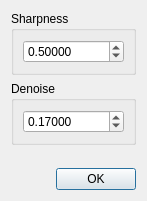
<?xml version="1.0" encoding="UTF-8"?>
<ui version="4.0">
 <class>DlsDialog</class>
 <widget class="QDialog" name="DlsDialog">
  <property name="geometry">
   <rect>
    <x>0</x>
    <y>0</y>
    <width>140</width>
    <height>201</height>
   </rect>
  </property>
  <property name="windowTitle">
   <string>DLS effect settings</string>
  </property>
  <layout class="QVBoxLayout" name="verticalLayout">
   <item>
    <widget class="QGroupBox" name="sharpness">
     <property name="toolTip">
      <string>&lt;html&gt;&lt;head/&gt;&lt;body&gt;&lt;p&gt;Sharpness specifies the amount of sharpening in the Denoised Luma Sharpening shader.&lt;/p&gt;&lt;p&gt;Increase to sharpen details within the image.&lt;/p&gt;&lt;p&gt;0.0 less sharp, less artefacts, but not off&lt;/p&gt;&lt;p&gt;1.0 maximum sharp more artefacts&lt;/p&gt;&lt;/body&gt;&lt;/html&gt;</string>
     </property>
     <property name="title">
      <string>Sharpness</string>
     </property>
     <layout class="QVBoxLayout" name="verticalLayout_2">
      <item>
       <widget class="QDoubleSpinBox" name="sharpnessValue">
        <property name="decimals">
         <number>5</number>
        </property>
        <property name="minimum">
         <double>-10000.000000000000000</double>
        </property>
        <property name="maximum">
         <double>10000.000000000000000</double>
        </property>
        <property name="singleStep">
         <double>0.010000000000000</double>
        </property>
        <property name="value">
         <double>0.500000000000000</double>
        </property>
       </widget>
      </item>
     </layout>
    </widget>
   </item>
   <item>
    <widget class="QGroupBox" name="denoise">
     <property name="toolTip">
      <string>&lt;html&gt;&lt;head/&gt;&lt;body&gt;&lt;p&gt;Denoise specifies the amount of denoising in the Denoised Luma Sharpening shader.&lt;/p&gt;&lt;p&gt;Increase to limit how intensely film grain within the image gets sharpened.&lt;/p&gt;&lt;p&gt;0.0 min&lt;/p&gt;&lt;p&gt;1.0 max&lt;/p&gt;&lt;/body&gt;&lt;/html&gt;</string>
     </property>
     <property name="title">
      <string>Denoise</string>
     </property>
     <layout class="QVBoxLayout" name="verticalLayout_3">
      <item>
       <widget class="QDoubleSpinBox" name="denoiseValue">
        <property name="decimals">
         <number>5</number>
        </property>
        <property name="minimum">
         <double>-10000.000000000000000</double>
        </property>
        <property name="maximum">
         <double>10000.000000000000000</double>
        </property>
        <property name="singleStep">
         <double>0.010000000000000</double>
        </property>
        <property name="value">
         <double>0.170000000000000</double>
        </property>
       </widget>
      </item>
     </layout>
    </widget>
   </item>
   <item>
    <spacer name="verticalSpacer">
     <property name="orientation">
      <enum>Qt::Vertical</enum>
     </property>
     <property name="sizeHint" stdset="0">
      <size>
       <width>20</width>
       <height>40</height>
      </size>
     </property>
    </spacer>
   </item>
   <item>
    <widget class="QDialogButtonBox" name="buttonBox">
     <property name="orientation">
      <enum>Qt::Horizontal</enum>
     </property>
     <property name="standardButtons">
      <set>QDialogButtonBox::Ok</set>
     </property>
    </widget>
   </item>
  </layout>
 </widget>
 <resources/>
 <connections>
  <connection>
   <sender>buttonBox</sender>
   <signal>accepted()</signal>
   <receiver>DlsDialog</receiver>
   <slot>accept()</slot>
   <hints>
    <hint type="sourcelabel">
     <x>248</x>
     <y>254</y>
    </hint>
    <hint type="destinationlabel">
     <x>157</x>
     <y>274</y>
    </hint>
   </hints>
  </connection>
  <connection>
   <sender>buttonBox</sender>
   <signal>rejected()</signal>
   <receiver>DlsDialog</receiver>
   <slot>reject()</slot>
   <hints>
    <hint type="sourcelabel">
     <x>316</x>
     <y>260</y>
    </hint>
    <hint type="destinationlabel">
     <x>286</x>
     <y>274</y>
    </hint>
   </hints>
  </connection>
 </connections>
</ui>
